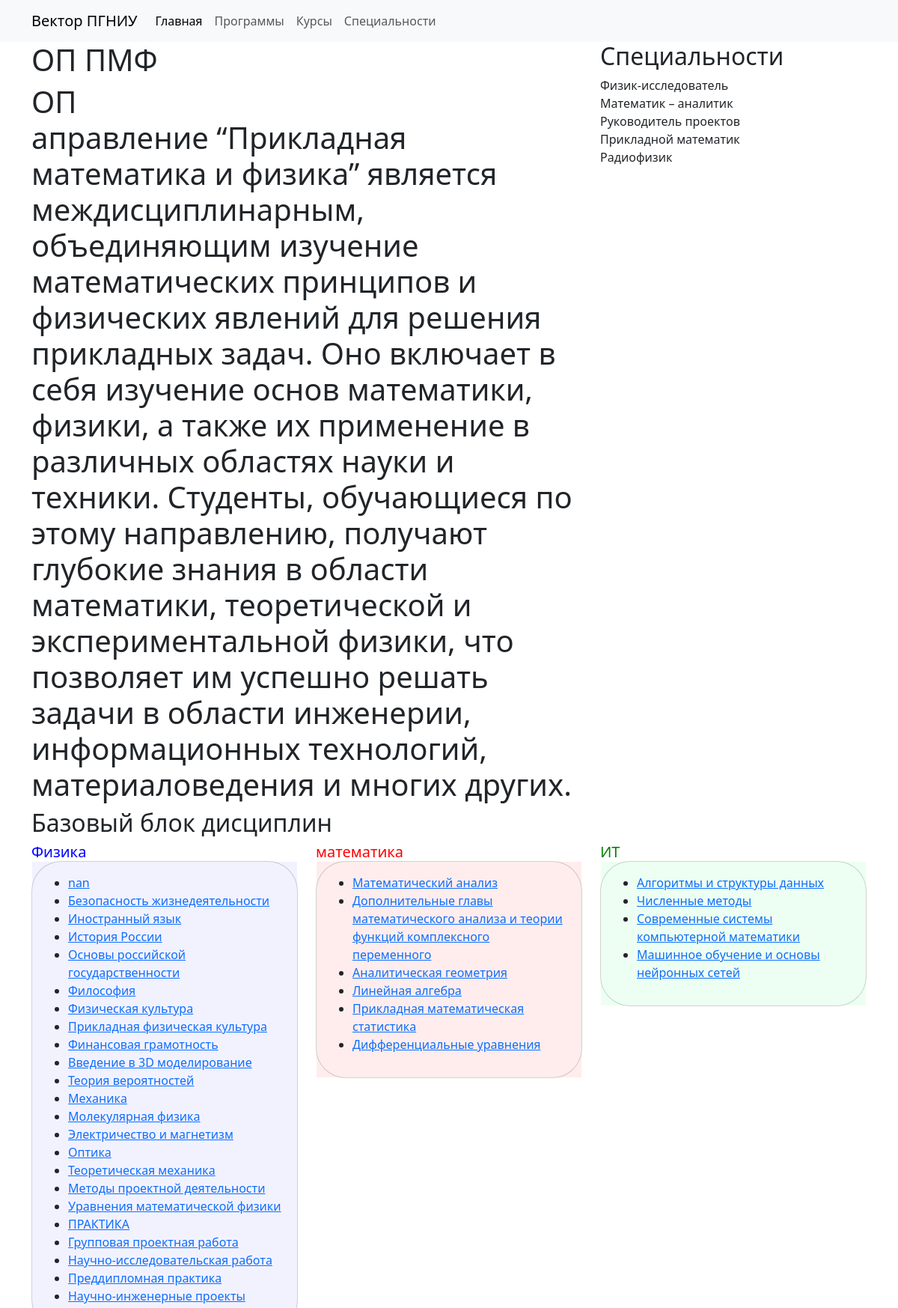
The page /program/1/ (upper part) on the database its author committed.
### programapp/models.py (models this page shows, shortened)
class Program(models.Model):
    name = models.CharField(max_length=255,verbose_name="Название ОП")
    description = models.TextField(blank=True,verbose_name='Описание')
    date =models.DateField(blank=True,null=True)
    def get_prof_cousr(self):
        return self.course_set.filter(prof_typ="P")
    def get_var_cousr(self):
        return self.course_set.filter(prof_typ="V")
    class Meta:
        verbose_name="Образовательаня программа"
        verbose_name_plural = "Образовательные программы"

class Speciality(models.Model):
    name = models.CharField(max_length=255,verbose_name='Название')
    programapp = models.ForeignKey(Program,on_delete=models.PROTECT,verbose_name="ОП")
    description = models.TextField(blank=True)
    def __str__(self):
        return self.name
    class Meta:
        verbose_name="Специальность"
        verbose_name_plural="Специальности"

### courseapp/models.py (models this page shows, shortened)
class Course(models.Model):
    name = models.CharField(max_length=255,verbose_name="Название курса")
    program = models.ManyToManyField(Program,verbose_name="Образовательные программы",blank=True)
    speciality  = models.ManyToManyField(Speciality,verbose_name="Специальности",blank=True)
    study_load = models.IntegerField(default=0,blank=True)
    AREA_CHOISES = (
        ("FZ","Физика"),
        ("MT","Математика"),
        ("IT","Информационные технологии"),
    )
    known_area = models.CharField(
        max_length=2,
        blank=True,
        choices=AREA_CHOISES,
        default="FZ"
    )
    PROF_TYP_CHOISES = (
        ('B','Базова'),
        ('P','Профизионнальная'),
        ('V','По выбору'),
    )
    prof_typ= models.CharField(
        max_length=1,
        blank=True,
        choices=PROF_TYP_CHOISES,
        default="B")
    date = models.DateField(blank=True,null=True)
    img  = ThumbnailerImageField(blank=True,null=True)
    history = HistoricalRecords()
    def get_absolute_url(self):
        return f"/course/{self.id}/"
    def __str__(self):
        return self.name

### programapp/views.py (the view)
# urls.py: path("program/<int:pk>/",program_detail),
def program_detail(request,pk):
    obj = Program.objects.get(id=pk)
    base_cousr = obj.course_set.filter(prof_typ="B")
    known_area =[
        {"name":'Физика',
         "code":"FZ",
         'course':base_cousr.filter(known_area="FZ")
         },
        {"name":'математика',
         "code":"MT",
         'course':base_cousr.filter(known_area="MT")
         },
        {"name":'ИТ',
         "code":"IT",
         'course':base_cousr.filter(known_area="IT")
         },
    ]
    context = {
        "program":obj,
        "known_area":known_area,
    }
    return render(request,'programapp/program_detail.html',context)

### programapp/templates/programapp/program_detail.html (shortened to what this page needs)
{% extends 'base.html'%}
{% block content%}
<div class="row">
    <div class="col-8">
<h1> ОП {{program.name}}</h1>
<h1> ОП
<div >{{program.description}}</div>
</div>
    <div class="col-4">
            <h2> Специальности</h2>
            {% for speciality in program.speciality_set.all%}
                <div> {{speciality}} </div>
            {%endfor%}
            </div>
            </div>
<h2> Базовый блок дисциплин</h2>
<div class=" row row-cols-1 row-cols-md-3">
    {% for area in known_area%}
        <div class="col">
    <div class="area-{{area.code}}">
        <h5 class="card-title"> {{area.name}}</h5>
        <div class="card h-100 ">
        <div class="card-body">
            <ul>
        {% for cours in area.course %}
        <li> <a href="{{cours.get_absolute_url}}">{{cours}}</a> </li>
        {%endfor%}
            </ul>
    </div>
    </div>
    </div>
    </div>
    {%endfor%}
    </div>
{%endblock%}

### programapp/templates/programapp/program_detail.html (style rules this page uses)
.area-FZ .card-title { color:blue }
.area-FZ .card-body { background-color:#0000ff0d }
.area-MT .card-title { color:red }
.area-MT .card-body { background-color:#ff000012 }
.area-IT .card-title { color:green }
.area-IT .card-body { background-color:#00ff4c12 }
.card { border-radius:40px }

### rows shown on the page
Program: name "ПМФ", description "аправление “Прикладная математика и физика” является междисциплинарным, объединяющим изучение математических принципов и физических явлений для решения прикладных задач. Оно включает в себя изучение основ математики, физики, а также их применение в различных областях науки и техники. Студенты, обучающиеся по этому направлению, получают глубокие знания в области математики, теоретической и экспериментальной физики, что позволяет им успешно решать задачи в области инженерии, информационных технологий, материаловедения и многих других."
Speciality: name "Физик-исследователь"
Speciality: name "Математик – аналитик"
Speciality: name "Руководитель проектов"
Speciality: name "Прикладной математик"
Speciality: name "Радиофизик"
Course: name "nan"
Course: name "Безопасность жизнедеятельности"
Course: name "Иностранный язык"
Course: name "История России"
Course: name "Основы российской государственности"
Course: name "Философия"
Course: name "Физическая культура"
Course: name "Прикладная физическая культура"
Course: name "Финансовая грамотность"
Course: name "Введение в 3D моделирование"
Course: name "Теория вероятностей"
Course: name "Механика"
Course: name "Молекулярная физика"
Course: name "Электричество и магнетизм"
Course: name "Оптика"
Course: name "Теоретическая механика"
Course: name "Методы проектной деятельности"
Course: name "Уравнения математической физики"
Course: name "ПРАКТИКА"
Course: name "Групповая проектная работа"
Course: name "Научно-исследовательская работа"
Course: name "Преддипломная практика"
Course: name "Научно-инженерные проекты"
Course: name "Математический анализ"
Course: name "Дополнительные главы математического анализа и теории функций комплексного переменного"
Course: name "Аналитическая геометрия"
Course: name "Линейная алгебра"
Course: name "Прикладная математическая статистика"
Course: name "Дифференциальные уравнения"
Course: name "Алгоритмы и структуры данных"
Course: name "Численные методы"
Course: name "Современные системы компьютерной математики"
Course: name "Машинное обучение и основы нейронных сетей"

### other values the page prints
{{ area.name }} "Физика" "математика" "ИТ"
